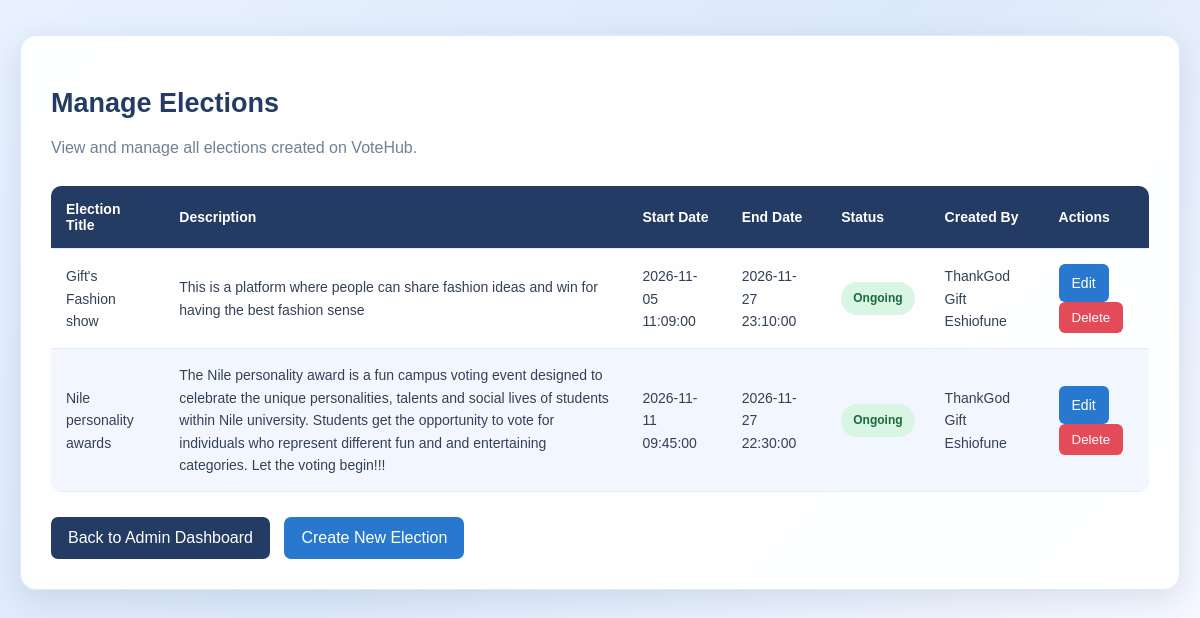
Page /admin/manage_elections.php (signed in) on the committed database.
### tables this page shows
CREATE TABLE IF NOT EXISTS `elections` (
  `election_id` int NOT NULL AUTO_INCREMENT,
  `title` varchar(150) NOT NULL,
  `description` text,
  `start_date` datetime NOT NULL,
  `end_date` datetime NOT NULL,
  `status` enum('upcoming','ongoing','completed') DEFAULT 'upcoming',
  `created_by` int NOT NULL,
  `created_at` timestamp NULL DEFAULT CURRENT_TIMESTAMP,
  PRIMARY KEY (`election_id`),
  KEY `created_by` (`created_by`)
);

### admin/manage_elections.php (the view, shortened to what this page needs)
<?php
require_once __DIR__ . '/../includes/db.php';
$sql = "SELECT elections.*,
               admins.full_name AS admin_name,
               CASE
                   WHEN NOW() < elections.start_date THEN 'upcoming'
                   WHEN NOW() <= elections.end_date THEN 'ongoing'
                   ELSE 'completed'
               END AS current_status
        FROM elections
        INNER JOIN admins
        ON elections.created_by = admins.admin_id
        ORDER BY elections.created_at DESC";
$result = $conn->query($sql);
?>
<!DOCTYPE html>
<html lang="en">
<head>
</head>
<body>
<div class="container">
<h2>Manage Elections</h2>
<p class="subtitle">
View and manage all elections created on VoteHub.
</p>
<table>
<thead>
<tr>
<th>Election Title</th>
<th>Description</th>
<th>Start Date</th>
<th>End Date</th>
<th>Status</th>
<th>Created By</th>
<th>Actions</th>
</tr>
</thead>
<tbody>
<?php if ($result && $result->num_rows > 0): ?>
<?php while ($election = $result->fetch_assoc()): ?>
<tr>
<td>
<?php echo htmlspecialchars($election['title']); ?>
</td>
<td>
<?php echo htmlspecialchars($election['description'] ?? ''); ?>
</td>
<td>
<?php echo htmlspecialchars($election['start_date']); ?>
</td>
<td>
<?php echo htmlspecialchars($election['end_date']); ?>
</td>
<td>
<span class="status <?php echo htmlspecialchars($election['current_status']); ?>">
<?php echo htmlspecialchars(ucfirst($election['current_status'])); ?>
</span>
</td>
<td>
<?php echo htmlspecialchars($election['admin_name']); ?>
</td>
<td>
<a
    href="edit_election.php?id=<?php echo (int)$election['election_id']; ?>"
    class="edit">
    Edit
</a>
<form
    action="delete_election.php"
    method="POST"
    class="action-form"
    onsubmit="return confirm('Are you sure you want to delete this election? This action cannot be undone.');">
<button type="submit" class="delete">
        Delete
</button>
</form>
</td>
</tr>
<?php endwhile; ?>
<?php endif; ?>
</tbody>
</table>
<a href="dashboard.php" class="back">
Back to Admin Dashboard
</a>
<a href="create_election.php" class="create">
Create New Election
</a>
</div>
</body>
</html>

### admin/manage_elections.php (style rules this page uses)
* { box-sizing: border-box; }
body { font-family: Arial, sans-serif; background: linear-gradient(135deg, #e8f1ff, #dce9fa, #f5f8ff); margin: 0; padding: 35px 20px; color: #334155; }
.container { max-width: 1250px; margin: auto; background: rgba(255, 255, 255, 0.97); padding: 30px; border-radius: 16px; box-shadow: 0 8px 30px rgba(36, 59, 100, 0.12); border: 1px solid #e0eaf8; }
h2 { color: #243b64; margin-bottom: 8px; font-size: 27px; }
.subtitle { color: #718096; margin-bottom: 25px; line-height: 1.6; }
table { width: 100%; border-collapse: collapse; margin-top: 25px; overflow: hidden; border-radius: 10px; }
th, td { padding: 15px; text-align: left; border-bottom: 1px solid #e5edf7; }
th { background: #243b64; color: white; font-size: 14px; }
td { font-size: 14px; line-height: 1.6; }
tbody tr:nth-child(even) { background: #f2f7ff; }
.status { padding: 7px 12px; border-radius: 20px; display: inline-block; font-size: 12px; font-weight: bold; }
.ongoing { background: #d9f5e4; color: #176b3a; }
.edit { display: inline-block; background: #2878d0; color: white; padding: 8px 13px; text-decoration: none; border-radius: 6px; border: none; transition: 0.3s; }
.delete { display: inline-block; background: #e34b58; color: white; padding: 8px 13px; border: none; border-radius: 6px; cursor: pointer; transition: 0.3s; }
.back, .create { display: inline-block; margin-top: 25px; text-decoration: none; padding: 12px 17px; border-radius: 7px; color: white; transition: 0.3s; }
.back { background: #243b64; }
.create { background: #2878d0; margin-left: 10px; }
.action-form { display: inline-block; margin: 0; }

### rows in the picture
elections: title "Gift's Fashion show", description "This is a platform where people can share fashion ideas and win for having the best fashion sense", start_date "2026-11-05 11:09:00", end_date "2026-11-27 23:10:00", current_status "Ongoing", admins.full_name "ThankGod Gift Eshiofune"
elections: title "Nile personality awards", description "The Nile personality award is a fun campus voting event designed to celebrate the unique personalities, talents and social lives of students within Nile university. Students get the opportunity to vote for individuals who represent different fun and and entertaining categories. Let the voting begin!!!", start_date "2026-11-11 09:45:00", end_date "2026-11-27 22:30:00", current_status "Ongoing", admins.full_name "ThankGod Gift Eshiofune"
